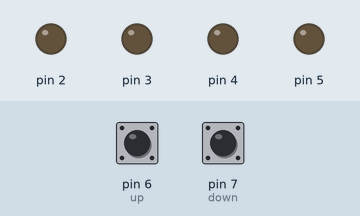
Simulated run of this sketch. Board: Arduino Uno, built with avr-gcc and run on an emulated ATmega328P. Parts: output pins drawn as LEDs (lit = HIGH). The test bench sets the inputs (shaded band); at power-on: pin 6 (up) HIGH, pin 7 (down) HIGH.

Above: at 1.2 s.
1.3 s: pin 6 (up) pulled LOW for 1 s
At 3.3 s:
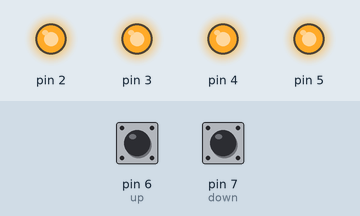
3.8 s: pin 7 (down) pulled LOW for 0.15 s
At 4.9 s:
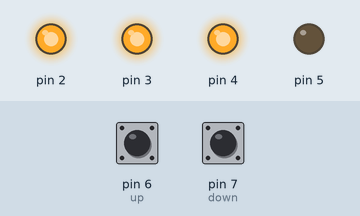
5.5 s: pin 7 (down) pulled LOW for 1 s
At 5.77 s:
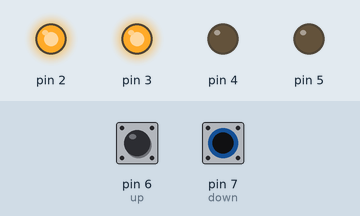
Timing chart, 0 to 8.5 s (numbered marks = the images above; inputs shaded):
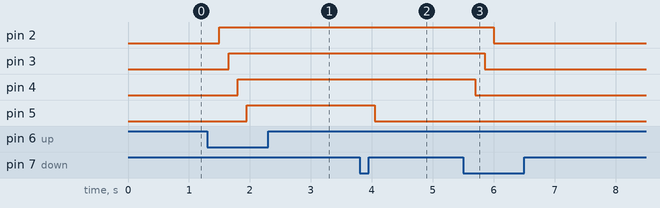

Measured:
- after the input at 1.3 s, pin 2: LOW → HIGH after 0.20 s; pin 3: LOW → HIGH after 0.35 s; pin 4: LOW → HIGH after 0.50 s; pin 5: LOW → HIGH after 0.65 s
- after the input at 3.8 s, pin 5: HIGH → LOW after 0.25 s
- after the input at 5.5 s, pin 2: HIGH → LOW after 0.50 s; pin 3: HIGH → LOW after 0.35 s; pin 4: HIGH → LOW after 0.20 s

The sketch:

Unit_5_Lab_1_Program_4.ino
```cpp
/*  Title: Unit 5 Lab 1 Program #4
 *  Purpose: Automate a sequence of 4 LEDs that sequence up or down on a button press
 *  Author: Andy Davis
 *  Date: 4/7/2021
 *  LED1 connected to pin D2
 *  LED2 connected to pin D3
 *  LED3 connected to pin D4
 *  LED4 connected to pin D5
 *  Switch1 connected to pin D6
 *  Switch2 connected to pin D7
 */

const int up = 6;
const int down = 7;
int ledPin = 1;
int switchVal1;
int switchVal2;

void setup() {
  pinMode(2, OUTPUT);
  pinMode(3, OUTPUT);
  pinMode(4, OUTPUT);
  pinMode(5, OUTPUT);
  pinMode(up, INPUT_PULLUP);  //5V or HIGH
  pinMode(down, INPUT_PULLUP);  //5V or HIGH
}

void loop() {
  switchVal1 = digitalRead(up);
  switchVal2 = digitalRead(down);
  while (switchVal1 && switchVal2 == HIGH){
    delay(150);
    switchVal1 = digitalRead(up);
    switchVal2 = digitalRead(down);
  }

  if (!switchVal1){
    delay(150);
    if (ledPin < 5){
      ledPin++;
      digitalWrite(ledPin, HIGH);
    }
  }

  if (!switchVal2){
    delay(150);
    if (ledPin > 1){
      digitalWrite(ledPin, LOW);
      ledPin--;
    }
  }
}
```
